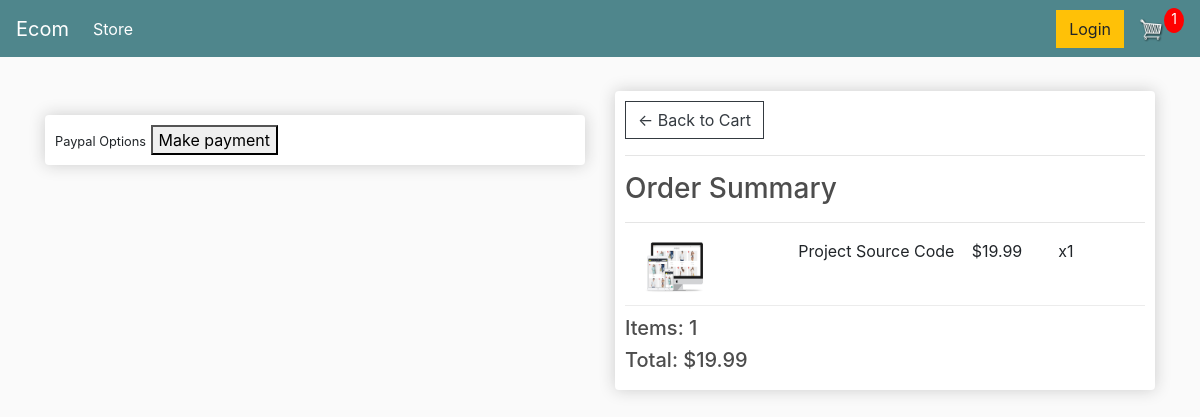
Screenshot of /checkout/ (signed in) with the database file from the repository.
### store/models.py (models this page shows, shortened)
class OrderItem(models.Model):
	product = models.ForeignKey(Product, on_delete=models.SET_NULL, null=True)
	order = models.ForeignKey(Order, on_delete=models.SET_NULL, null=True)
	quantity = models.IntegerField(default=0, null=True, blank=True)
	date_added = models.DateTimeField(auto_now_add=True)
	@property
	def get_total(self):
		total = self.product.price * self.quantity
		return total

class Product(models.Model):
	name = models.CharField(max_length=200)
	price = models.FloatField()
	digital = models.BooleanField(default=False,null=True, blank=True)
	image = models.ImageField(null=True, blank=True)
	@property
	def imageURL(self):
		try:
			url = self.image.url
		except:
			url = ''
		return url

class Order(models.Model):
	customer = models.ForeignKey(Customer, on_delete=models.SET_NULL, null=True, blank=True)
	date_ordered = models.DateTimeField(auto_now_add=True)
	complete = models.BooleanField(default=False)
	transaction_id = models.CharField(max_length=100, null=True)
	@property
	def shipping(self):
		shipping = False
		orderitems = self.orderitem_set.all()
		for i in orderitems:
			if i.product.digital == False:
				shipping = True
		return shipping
	@property
	def get_cart_total(self):
		orderitems = self.orderitem_set.all()
		total = sum([item.get_total for item in orderitems])
		return total
	@property
	def get_cart_items(self):
		orderitems = self.orderitem_set.all()
		total = sum([item.quantity for item in orderitems])
		return total

### store/views.py (the view)
# urls.py: path('checkout/', views.checkout, name="checkout"),
def checkout(request):
    if request.user.is_authenticated:
        customer = request.user.customer
        order, created = Order.objects.get_or_create(customer=customer, complete=False)
        items = order.orderitem_set.all()
        cartItems = order.get_cart_items
    else:
        items = []
        order = {'get_cart_total':0, 'get_cart_items':0, 'shipping':False}
        cartItems = order['get_cart_items']
    context = {'items':items, 'order':order, 'cartItems':cartItems}
    return render(request, 'store/checkout.html', context)

### store/templates/store/checkout.html (shortened to what this page needs)
{% extends 'store/main.html' %}
{% load static %}
{% block content %}
     <div class="row">
		<div class="col-lg-6">
			<br>
			<div class="box-element hidden" id="payment-info">
				<small>Paypal Options</small>
				<button id="make-payment">Make payment</button>
			</div>
		</div>
		<div class="col-lg-6">
			<div class="box-element">
				<a  class="btn btn-outline-dark" href="{% url 'cart' %}">&#x2190; Back to Cart</a>
				<hr>
				<h3>Order Summary</h3>
				<hr>
				{% for item in items %}
				<div class="cart-row">
					<div style="flex:2"><img class="row-image" src={{item.product.imageURL}}></div>
					<div style="flex:2"><p>{{item.product.name}}</p></div>
					<div style="flex:1"><p>${{item.product.price|floatformat:2}}</p></div>
					<div style="flex:1"><p>x{{item.quantity}}</p></div>
				</div>
				{% endfor %}
				<h5>Items: {{order.get_cart_items}}</h5>
				<h5>Total: ${{order.get_cart_total|floatformat:2}}</h5>
			</div>
		</div>
	</div>
{% endblock content %}

### static/css/main.css (style rules this page uses)
body { background-color: hsl(0, 0%, 98%); }
h1,h2,h3,h4,h5,h6 { color:hsl(0, 0%, 30%); }
.box-element { box-shadow:hsl(0, 0%, 80%) 0 0 16px; background-color: #fff; border-radius: 4px; padding: 10px; }
.col-lg-4, .col-lg-6, .col-lg-8, .col-lg-12 { margin-top: 10px; }
.btn { border-radius: 0; }
.row-image { width: 100px; }
.cart-row { display: flex; align-items: flex-stretch; padding-bottom: 10px; margin-bottom: 10px; border-bottom: 1px solid #ececec; }

### rows the page displays
OrderItem: product.imageURL (picture), product.name "Project Source Code", product.price "19.99", quantity "1"
Order: get_cart_items "1", get_cart_total "19.99"

### other values shown
{{ cartItems }} "1"
